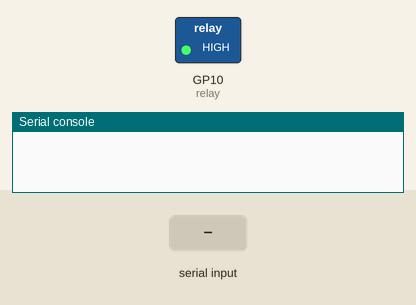
Recording of a program running on a simulated Raspberry Pi Pico running MicroPython. On the bench: switched loads named in the program (green lamp = pin HIGH), the last lines printed to the serial console. The inputs (shaded band) are chosen by the test bench.

Above: at 1.2 s.
1.3 s: "RUN" typed at the serial console, then Enter
At 2.1 s:
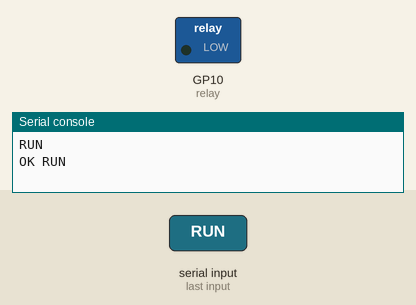
2.8 s: "STOP" typed at the serial console, then Enter
At 3.4 s:
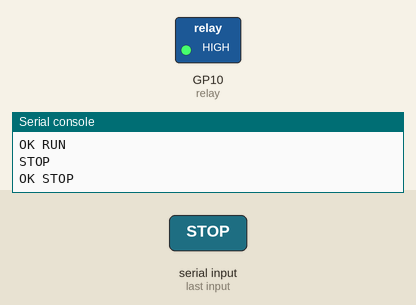
Timing chart, 0 to 5.8 s (numbered marks = the images above; inputs shaded):
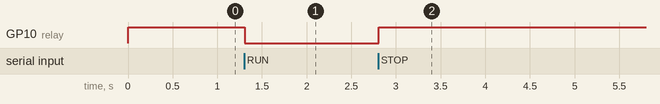

Measured:
- after the input at 1.3 s, GP10 (relay): HIGH → LOW at once
- after the input at 2.8 s, GP10 (relay): LOW → HIGH at once

The program:

main.py
```python
from machine import Pin
import sys
import time
import select

RELAY_PIN = 10
ACTIVE_LOW = True

relay = Pin(RELAY_PIN, Pin.OUT)

def relay_on():
    relay.value(0 if ACTIVE_LOW else 1)

def relay_off():
    relay.value(1 if ACTIVE_LOW else 0)

relay_off()

poll = select.poll()
poll.register(sys.stdin, select.POLLIN)

while True:
    events = poll.poll(50)
    if events:
        line = sys.stdin.readline().strip().upper()

        if line == "RUN":
            relay_on()
            print("OK RUN")
        elif line == "STOP":
            relay_off()
            print("OK STOP")
        elif line == "PING":
            print("PONG")
        else:
            print("ERR")

    time.sleep(0.01)
```
